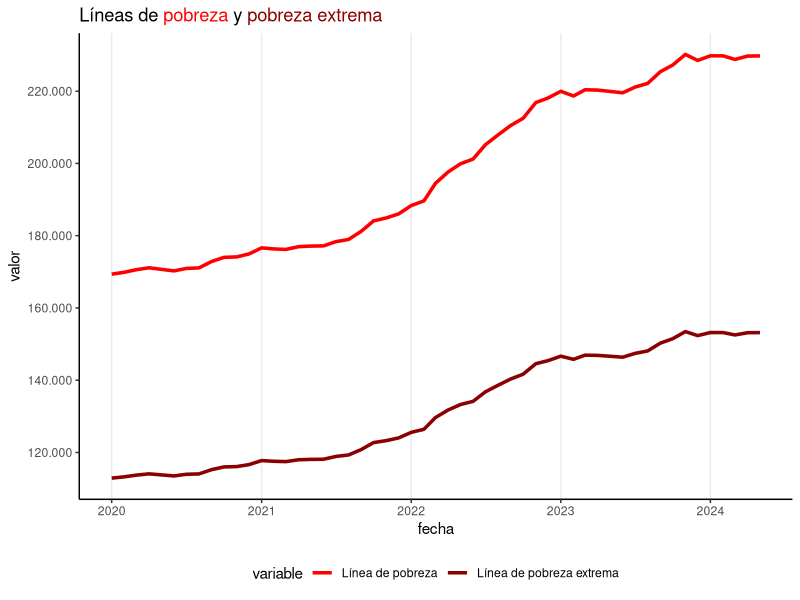

Generate this figure with R:
library(readr)
library(dplyr)
library(ggplot2)
library(scales)
library(lubridate)
library(ggtext)

canasta <- read_csv2("canasta_basica/datos_procesados/canasta_basica_alimentos_2018-2024.csv")


linea_pobreza <- canasta |> 
  filter(variable %in% c("LP", "LPE")) |> 
  mutate(variable = recode(variable,
                           "LP" = "Línea de pobreza",
                           "LPE" = "Línea de pobreza extrema"))

  
linea_pobreza |> 
  filter(year(fecha) >= 2020) |> 
  ggplot(aes(fecha, valor, color = variable)) +
  geom_line(linewidth = 1.2) +
  scale_y_continuous(labels = scales::label_comma(big.mark = ".", decimal.mark = ","), 
                     n.breaks = 8) +
  scale_color_manual(values = c("Línea de pobreza" = "red",
                                "Línea de pobreza extrema" = "red4")) +
  guides(color = guide_legend(position = "bottom")) +
  theme_classic() +
  theme(panel.grid.major.x = element_line()) +
  theme(plot.title = ggtext::element_textbox()) +
  labs(title = "Líneas de <span style='color:red;'>pobreza</span> y <span style='color:red4'>pobreza extrema</span>")
  
